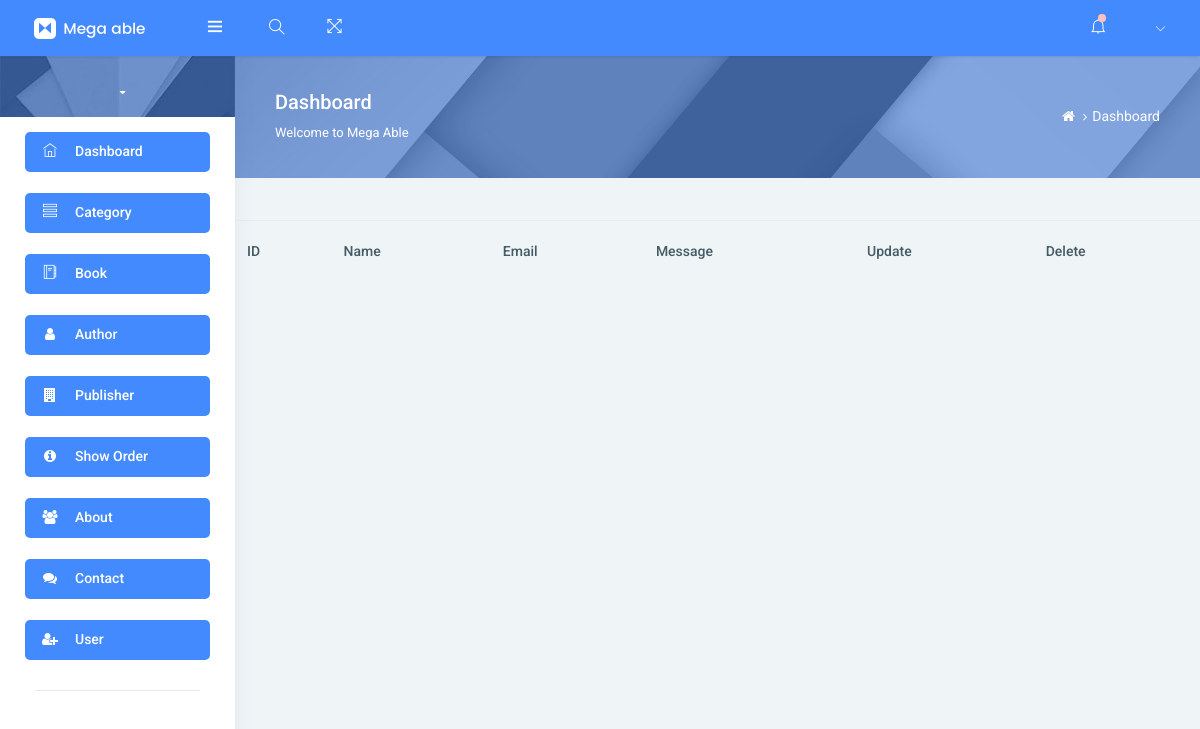
The page /admin/showcontact.php on the database as committed earlier.
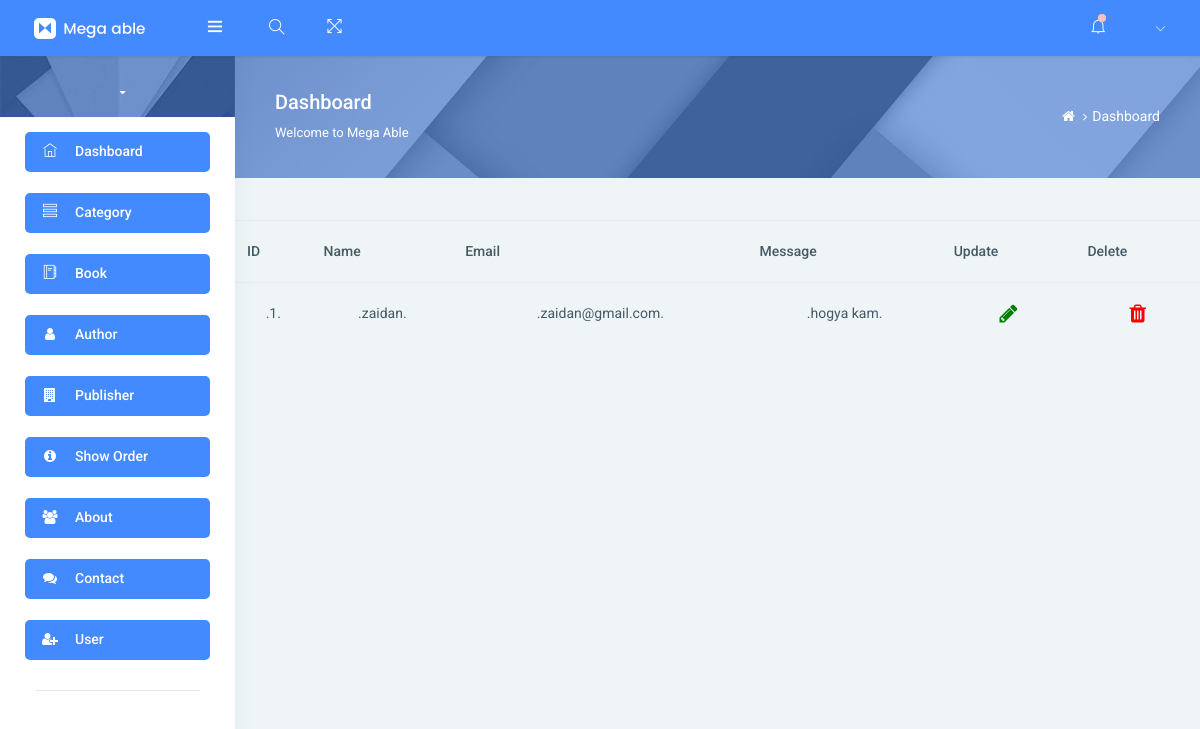
The same page on the database as committed later.
### tables this page shows
CREATE TABLE `contact` (
  `id` int(11) NOT NULL,
  `Name` varchar(50) NOT NULL,
  `Email` varchar(80) NOT NULL,
  `Message` varchar(255) NOT NULL
);

### admin/showcontact.php (the view, shortened to what this page needs)
<!DOCTYPE html>
<html lang="en">
<head>
</head>
<body>
<?php include "header.php"; ?>
<br><br>
<table class="table table-border">
    <tr>
     <th>ID</th>
     <th>Name</th>
     <th>Email</th>
     <th>Message</th>
     <th>Update</th>
     <th>Delete</th>
    </tr>
    <?php
    $query="SELECT * FROM `contact`";
    $result=mysqli_query($conn,$query);
    while($row=mysqli_fetch_array($result))
    {
     echo"<tr>";
     echo"<td>.$row[0].</td>";
     echo"<td>.$row[1].</td>";
     echo"<td>.$row[2].</td>";
     echo"<td>.$row[3].</td>";
     echo '<td><a href="updatecontact.php?update='.$row[0].'"><i class="fa fa-solid fa-pencil" style="font-size: 21px;color: green;"></i></a></td>';
     echo '<td><a href="deletecontact.php?delete='.$row[0].'"><i class="fa fa-solid fa-trash" style="font-size: 21px;color: red;"></i></a></td>';
     echo"</tr>";
    }
    ?>
</table>
</div>
<?php include "footer.php"; ?>
</body>
</html>

Rows that differ between the two databases and show on the page:
added contact: id "1", Name "zaidan", Email "zaidan@gmail.com", Message "hogya kam"
